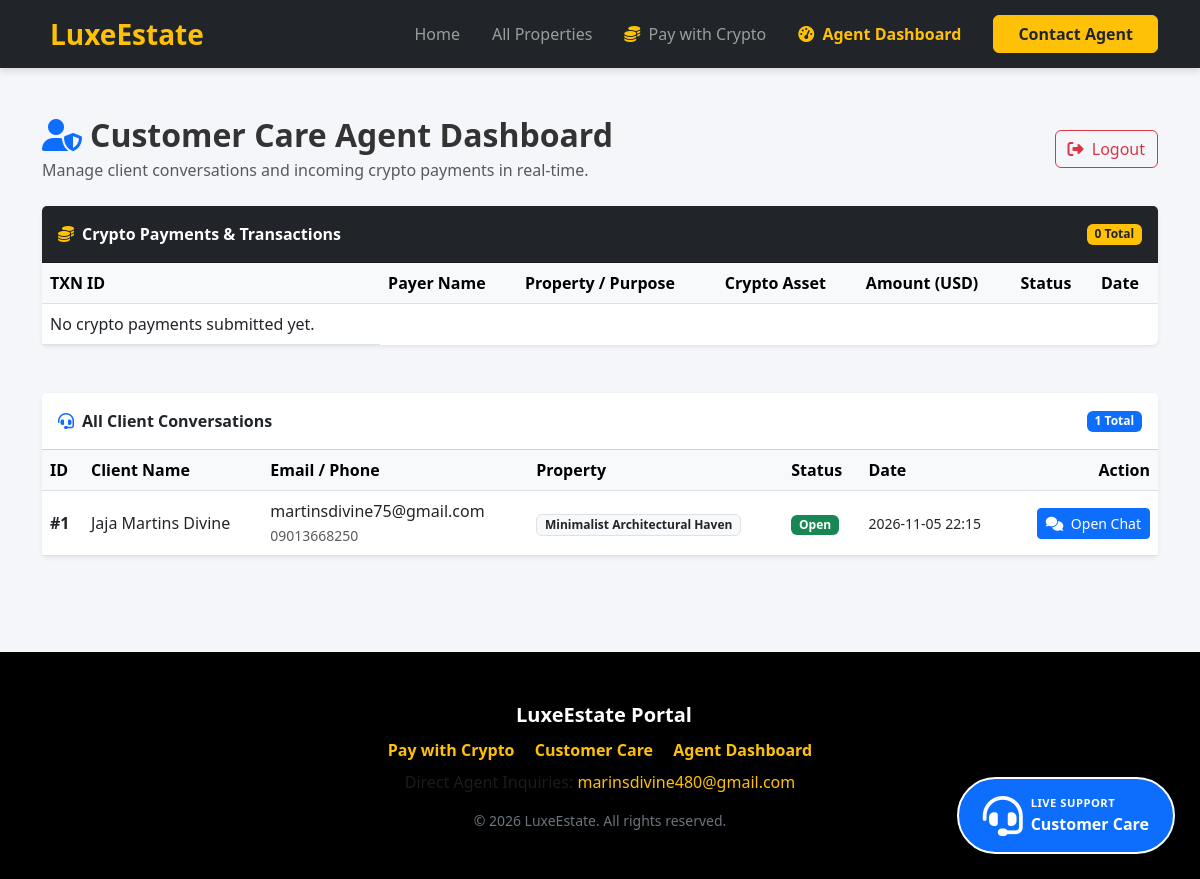
/agent/dashboard (signed in), run on the app's committed database.
### tables this page shows
CREATE TABLE conversations (
            id INTEGER PRIMARY KEY AUTOINCREMENT,
            client_name TEXT NOT NULL,
            client_email TEXT NOT NULL,
            client_phone TEXT,
            property_title TEXT,
            status TEXT DEFAULT 'Open',
            created_at TIMESTAMP DEFAULT CURRENT_TIMESTAMP
        );

### app.py (the view)
@app.route('/agent/dashboard')
def agent_dashboard():
    if not session.get('agent_logged_in'):
        return redirect(url_for('agent_login'))
    conn = get_db_connection()
    conversations = conn.execute('SELECT * FROM conversations ORDER BY created_at DESC').fetchall()
    crypto_payments = conn.execute('SELECT * FROM crypto_payments ORDER BY created_at DESC').fetchall()
    conn.close()
    return render_template('agent_dashboard.html', conversations=conversations, crypto_payments=crypto_payments)

### app.py (called while the page is built)
def get_db_connection():
    conn = sqlite3.connect('real_estate.db')
    conn.row_factory = sqlite3.Row
    return conn

### templates/agent_dashboard.html (shortened to what this page needs)
{% extends "base.html" %}
{% block content %}
<div class="container py-5">
    <div class="d-flex justify-content-between align-items-center mb-4">
        <div>
            <h2 class="fw-bold mb-1"><i class="fas fa-user-shield me-2 text-primary"></i>Customer Care Agent Dashboard</h2>
            <p class="text-muted mb-0">Manage client conversations and incoming crypto payments in real-time.</p>
        </div>
        <a href="{{ url_for('agent_logout') }}" class="btn btn-outline-danger"><i class="fas fa-sign-out-alt me-1"></i> Logout</a>
    </div>
    <div class="card shadow-sm border-0 mb-5">
        <div class="card-header bg-dark text-white py-3 fw-bold d-flex justify-content-between align-items-center">
            <span><i class="fas fa-coins text-warning me-2"></i>Crypto Payments & Transactions</span>
            <span class="badge bg-warning text-dark">{{ crypto_payments|length }} Total</span>
        </div>
        <div class="card-body p-0">
            <div class="table-responsive">
                <table class="table table-hover align-middle mb-0">
                    <thead class="table-light">
                        <tr>
                            <th>TXN ID</th>
                            <th>Payer Name</th>
                            <th>Property / Purpose</th>
                            <th>Crypto Asset</th>
                            <th>Amount (USD)</th>
                            <th>Status</th>
                            <th>Date</th>
                        </tr>
                    </thead>
                    <tbody>
                        {% if crypto_payments %}
                            {% for p in crypto_payments %}
                            <tr>
                                <td class=\"fw-bold\">#TXN-{{ p['id'] }}</td>
                                <td>{{ p['payer_name'] }}</td>
                                <td><span class=\"badge bg-light text-dark border\">{{ p['property_title'] }}</span></td>
                                <td><span class=\"badge bg-warning text-dark\">{{ p['crypto_type'] }}</span></td>
                                <td class=\"fw-bold text-success\">${{ p['amount_usd'] }}</td>
                                <td><span class=\"badge bg-info text-dark\">{{ p['status'] }}</span></td>
                                <td><small>{{ p['created_at'][:16] }}</small></td>
                            </tr>
                            {% endfor %}
                        {% else %}
                            <tr>
                                <td colspan=\"7\" class=\"text-center py-4 text-muted\">No crypto payments submitted yet.</td>
                            </tr>
                        {% endif %}
                    </tbody>
                </table>
            </div>
        </div>
    </div>
    <div class="card shadow-sm border-0">
        <div class="card-header bg-white py-3 fw-bold d-flex justify-content-between align-items-center">
            <span><i class="fas fa-headset text-primary me-2"></i>All Client Conversations</span>
            <span class="badge bg-primary">{{ conversations|length }} Total</span>
        </div>
        <div class="card-body p-0">
            <div class="table-responsive">
                <table class="table table-hover align-middle mb-0">
                    <thead class="table-light">
                        <tr>
                            <th>ID</th>
                            <th>Client Name</th>
                            <th>Email / Phone</th>
                            <th>Property</th>
                            <th>Status</th>
                            <th>Date</th>
                            <th class="text-end">Action</th>
                        </tr>
                    </thead>
                    <tbody>
                        {% if conversations %}
                            {% for c in conversations %}
                            <tr>
                                <td class="fw-bold">#{{ c['id'] }}</td>
                                <td>{{ c['client_name'] }}</td>
                                <td>
                                    {{ c['client_email'] }}<br>
                                    <small class="text-muted">{{ c['client_phone'] or 'No phone' }}</small>
                                </td>
                                <td><span class="badge bg-light text-dark border">{{ c['property_title'] }}</span></td>
                                <td>
                                    <span class="badge {% if c['status'] == 'Open' %}bg-success{% else %}bg-secondary{% endif %}">
                                        {{ c['status'] }}
                                    </span>
                                </td>
                                <td><small>{{ c['created_at'][:16] }}</small></td>
                                <td class="text-end">
                                    <a href="{{ url_for('agent_conversation', conv_id=c['id']) }}" class="btn btn-sm btn-primary">
                                        <i class="fas fa-comments me-1"></i> Open Chat
                                    </a>
                                </td>
                            </tr>
                            {% endfor %}
                        {% else %}
                            <tr>
                                <td colspan="7" class="text-center py-4 text-muted">No client inquiries found yet.</td>
                            </tr>
                        {% endif %}
                    </tbody>
                </table>
            </div>
        </div>
    </div>
</div>
{% endblock %}

### static/style.css (style rules this page uses)
body { font-family: 'Segoe UI', Tahoma, Geneva, Verdana, sans-serif; background-color: #f4f6f9; color: #333; margin: 0; padding: 0; }
.card-body { padding: 1.5rem; }

### data on the page
conversations: id "1", client_name "Jaja Martins Divine", client_email "martinsdivine75@gmail.com", client_phone "09013668250", property_title "Minimalist Architectural Haven", status "Open", created_at "2026-11-05 22:15"

### other printed values
{{ crypto_payments|length }} "0"
{{ conversations|length }} "1"
